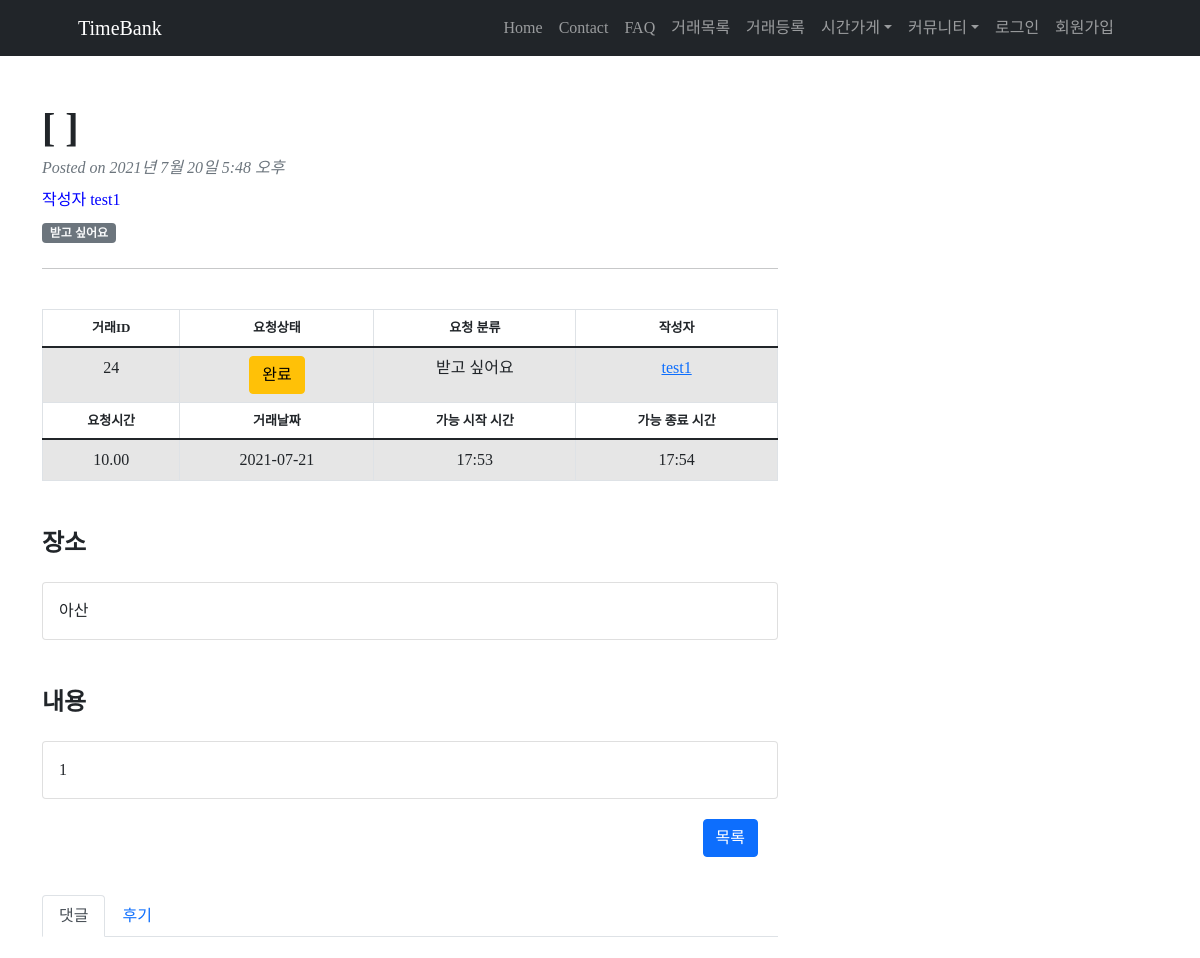
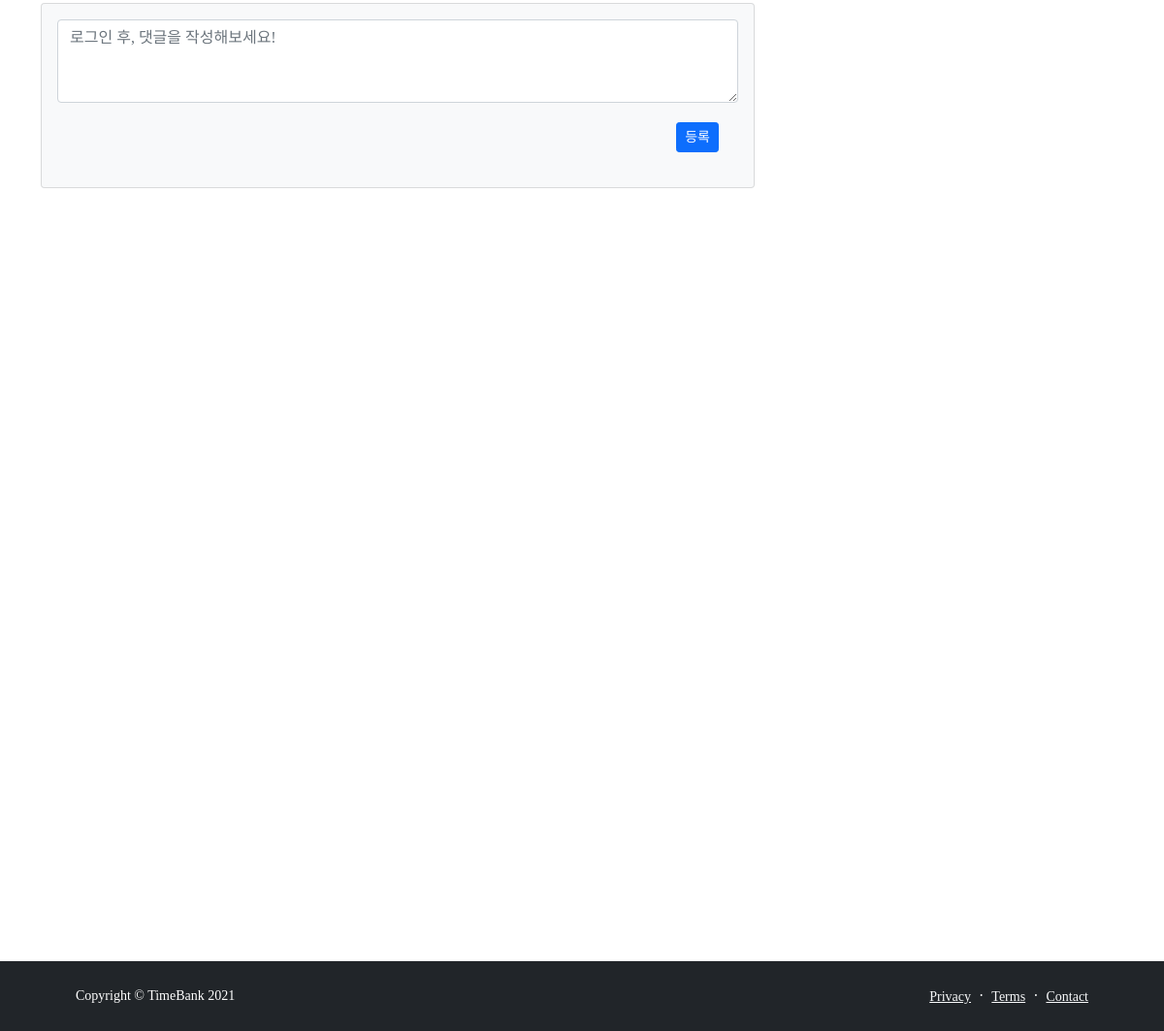
/post/post_detail/24, run on the app's committed database (2 pictures, top to bottom).
### TimeBank_app/models.py (models this page shows, shortened)
class Post(models.Model):
    date = models.CharField(max_length=140, blank=True)
    start_time = models.CharField(max_length=140, blank=True)
    end_time = models.CharField(max_length=140, blank=True)
    service_choice = (('주고싶어요','주고싶어요'),('받고싶어요','받고싶어요'))
    service = models.CharField(max_length=50, choices=service_choice)
    location = models.CharField(max_length=140)
    category = TreeForeignKey(
        'Category',
        verbose_name='대분류',
        null=True,
        blank=True,
        db_index=True,
        on_delete=models.SET_NULL,
    )
    sub_category = models.CharField(max_length=140, blank=True, verbose_name='소분류')
    content = models.TextField(verbose_name='내용')
    created_at = models.DateTimeField(auto_now_add=True, verbose_name='등록시간')
    tok = models.DecimalField(default=1, decimal_places=2, max_digits=5, verbose_name='거래시간')
    author = models.ForeignKey('TimeBank_account.User', on_delete=models.CASCADE, verbose_name='작성자')
    status_list = (('대기','대기'),('진행','진행'),('완료','완료'),('완료확정','완료확정'),('중단','중단'))
    status = models.CharField(max_length=50, choices=status_list, default='대기')
    respond_list = (('요청대기','요청대기'),('요청승인', '요청승인'),('요청거절','요청거절'))
    respond = models.CharField(max_length=50, choices=respond_list, verbose_name='승인상태', default='요청대기')
    applicants = models.ManyToManyField('self', blank = True, related_name='apply_user', through='Apply', symmetrical=False)
    giver = models.ForeignKey('TimeBank_account.User', on_delete=models.CASCADE, related_name='give_user', verbose_name='주는사람', null=True)
    taker = models.ForeignKey('TimeBank_account.User', on_delete=models.CASCADE, related_name='take_user', verbose_name='받는사람', null=True)
    image = models.ImageField(upload_to="images/", blank=True)
    image_thumbnail = ImageSpecField(
        source='image',
        processors=[ResizeToFill(120,80)],
        format='JPEG'
        )
    class Meta:
        ordering = ['-created_at']

### TimeBank_account/models.py (models this page shows, shortened)
class User(AbstractUser):
    username = models.CharField(max_length=64, verbose_name='사용자ID', unique=True)
    email = models.EmailField(max_length=128, verbose_name='E-mail')
    name = models.CharField(max_length=64, verbose_name='이름')
    password = models.CharField(max_length=100, verbose_name='비밀번호')
    contact = models.CharField(max_length=150, verbose_name='연락처')
    contactCk = models.BooleanField(default=True, null=True)
    birth = models.CharField(max_length=150, verbose_name='생년월일')
    user_age = models.CharField(max_length=50, verbose_name='연령대')
    gender_choice = [('여성','여성'),('남성','남성'),('기타','기타')]
    gender = models.CharField(max_length=2, choices=gender_choice, verbose_name='성별')
    balance = models.DecimalField(decimal_places=2, max_digits=5,verbose_name='잔액', default=0)
    registered_dtn = models.DateField(auto_now_add=True, verbose_name='가입일자')
    image = models.ImageField(upload_to="images/", blank=True)
    about = models.TextField(verbose_name="소개말", blank=True)
    object = CustomUserManager()
    user_mode = [('코디네이터','코디네이터'),('사용자','사용자')]
    mode = models.CharField(max_length=60, choices=user_mode, verbose_name='유저등급', default='사용자', null=True)
    star = models.IntegerField(validators=[MinValueValidator(1), MaxValueValidator(5)], null=True, verbose_name='평균평점')
    give_list = (('청소 / 심부름','청소 / 심부름'),
     ('몸 가꾸기 / 치장하기','몸 가꾸기 / 치장하기'),
     ('수선/ 수리','수선/ 수리'),
     ('상담','상담'),
     ('이동','이동'),
     ('먹기','먹기'),
     ('교육 / 여가생활','교육 / 여가생활'),
     ('정서지지','정서지지'),
     ('돌봄','돌봄'),
     ('식물 가꾸기','식물 가꾸기'),
     ('모임 장소 대여','모임 장소 대여'),
     ('의사소통','의사소통'),
     ('건강관리','건강관리'),
     ('기타','기타'),
     )
    give = models.CharField(max_length=50, choices=give_list, verbose_name='주고싶어요', default='청소 / 심부름')
    take_list = (('청소 / 심부름','청소 / 심부름'),
     ('몸 가꾸기 / 치장하기','몸 가꾸기 / 치장하기'),
     ('수선/ 수리','수선/ 수리'),
     ('상담','상담'),
     ('이동','이동'),
     ('먹기','먹기'),
     ('교육 / 여가생활','교육 / 여가생활'),
     ('정서지지','정서지지'),
     ('돌봄','돌봄'),
     ('식물 가꾸기','식물 가꾸기'),
     ('모임 장소 대여','모임 장소 대여'),
     ('의사소통','의사소통'),
     ('건강관리','건강관리'),
     ('기타','기타'),
     )
    take = models.CharField(max_length=50, choices=take_list, verbose_name='받고싶어요', default='청소 / 심부름')
    tags = TaggableManager(verbose_name='tags', blank=True, through=TaggedProperty)
    def __str__(self):
        return self.username
    class Meta:
        db_table = 'TimeBank_user'

### TimeBank_app/views.py (the view, shortened to what this page needs)
# urls.py: path('post_detail/<post_id>', post_detail, name="post_detail"),
def post_detail(request, post_id):
    post = Post.objects.get(pk=post_id)
    comments = Comment.objects.filter(post=post.id)
    account = Account.objects.filter(post=post.id)
    reviews = Review.objects.filter(post=post.id)
    applies = Apply.objects.filter(from_post=post)
    apply_list = Apply.objects.filter(from_post=post).values('to_user')
    apply_name = []
    for i in range(0,len(apply_list)):
        apply_name.append(apply_list[i]['to_user'])
    btn_msg = post.status
    success_btn = "완료확정"
    if post.service == "받고싶어요":
        post.taker = post.author
    partner = [str(post.taker), str(post.giver)]
    context = {'post':post, 'btn_msg':btn_msg, 'comments':comments, 'applies':applies, 'partner':partner,
                 'reviews':reviews, 'success_btn':success_btn, 'account':account, 'apply_list':apply_list,
                 'apply_name':apply_name}
    return render(request, "post_detail.html", context)

### TimeBank_app/templates/post_detail.html (shortened to what this page needs)
{% extends 'base.html' %}
{% load static %}
          {% block content %}
        <div class="container mt-5">
            <div class="row">
                <div class="col-lg-8">
                    <article>
                        <header class="mb-4">
                            <h1 class="fw-bolder mb-1">[ {{post.mainwork}} ]  {{post.subwork}}</h1>
                            <div class="text-muted fst-italic mb-2">Posted on {{post.created_at}}</div>
                            <div class="mb-2" style="color: blue;">작성자 {{post.author}}</div>
                            <a class="badge bg-secondary text-decoration-none link-light" href="#!">{{ post.service}}</a>
                        </header>
                        <hr><br>
                        <section class="mb-5">
                            <table id="example" class="table table-striped table-bordered" style="width:100%; text-align: center;">
                                <thead>
                                  <tr>
                                    <th style="font-size: 13px;">거래ID</th>
                                    <th style="font-size: 13px;">요청상태</th>
                                    <th style="font-size: 13px;">요청 분류</th>
                                    <th style="font-size: 13px;">작성자</th>
                                </tr>
                                </thead>
                                <tbody>
                                    <td>{{post.id}}</td>
                                    <td>
                                        {% if request.user == post.author %}
                                        {% if post.status == "대기" %}
                                                <button class="btn btn-primary">대기</button>
                                            {% elif post.status == "진행" %}
                                                <button class="btn btn-success">{{ post.status }}</button>
                                            {% elif post.status == "완료" %}
                                                <button class="btn btn-warning">매칭완료</button>
                                            {% elif post.status == "완료확정" %}
                                                <button class="btn btn-warning">매칭완료</button>
                                            {% elif post.status == "중단" %}
                                                <button class="btn btn-secondary">{{ post.status }}</button>
                                            {% endif %}
                                        {% elif request.user != post.author %}
                                            {% if post.status == "대기" %}
                                                <form action="{% url 'apply' post.id %}" method="post">
                                                {% csrf_token %}
                                                  {% if request.user.id in apply_name %}
                                                    <button class="btn btn-primary" id="cancel">신청취소</button>
                                                  {% else %}
                                                    <button class="btn btn-primary" id="apply">신청하기</button>
                                                  {% endif %}
                                                </form>
                                            {% elif post.status == "진행" %}
                                                <button class="btn btn-success">{{ post.status }}</button>
                                            {% elif post.status == "완료" %}
                                                <button class="btn btn-warning">{{ post.status }}</button>
                                            {% elif post.status == "완료확정" %}
                                                <button class="btn btn-warning">완료</button>
                                            {% elif post.status == "중단" %}
                                                <button class="btn btn-secondary">{{ post.status }}</button>
                                            {% endif %}
                                        {% endif %}
                                    </td>
                                        <td>{{ post.service }}</td>
                                        <td><a href="{% url 'profile' post.author.username %}">{{ post.author }}</a></td>
                              </tbody>
                              <thead>
                                <tr>
                                  <th style="font-size: 13px;">요청시간</th>
                                  <th style="font-size: 13px;">거래날짜</th>
                                  <th style="font-size: 13px;">가능 시작 시간</th>
                                  <th style="font-size: 13px;">가능 종료 시간</th>
                              </tr>
                              </thead>
                              <tbody>
                                  <tr>
                                    <td>{{ post.tok }}</td>
                                    <td><div id="date" value="{{post.date}}">{{ post.date }}</div></td>
                                    <td>{{ post.start_time }}</td>
                                    <td>{{ post.end_time }}</td>
                                </tr>
                            </tbody>
                            </table>
                            <h4 class="fw-bolder mb-4 mt-5">장소</h4>
                            <div class="card">
                                <div class="card-body">
                                  {{post.location}}
                                </div>
                              </div>
                              {% if post.image %}
                              <div class="form-group" style="margin: 20px 0px 20px 0px;">
                                <img class="card-img-top border" src="{{ post.image.url }}" style="margin:20px 0px 10px 0px;">
                              </div>
                              {% else %}
                              <h4 class="fw-bolder mb-4 mt-5">내용</h4>
                              {% endif %}
                              <div class="card">
                                <div class="card-body" >
                                  {{post.content}}
                                </div>
                              </div>
                            <a href="{% url 'post_list' %}" class="btn btn-primary" style="margin: 20px; float: right;">목록</a>
                        </section>
                    </article>
                    <br><br>
                    <nav>
                      <div class="nav nav-tabs" id="nav-tab" role="tablist">
                        <button class="nav-link active" id="nav-home-tab" data-bs-toggle="tab" data-bs-target="#nav-home" type="button" role="tab" aria-controls="nav-home" aria-selected="true">댓글</button>
                        <button class="nav-link" id="nav-profile-tab" data-bs-toggle="tab" data-bs-target="#nav-profile" type="button" role="tab" aria-controls="nav-profile" aria-selected="false">후기</button>
                      </div>
                    </nav>
                    <div class="tab-content" id="nav-tabContent">
                      <div class="tab-pane fade show active" id="nav-home" role="tabpanel" aria-labelledby="nav-home-tab">
                        <br>
                            <section>
                              <div class="card bg-light">
                                  <div class="card-body">
                                      <form class="mb-4" action="{% url 'create_post_comment' post.id %}" method="post">
                                          <textarea class="form-control" rows="3" name="content" placeholder="로그인 후, 댓글을 작성해보세요!"></textarea>
                                          <button type="submit" class="btn btn-primary btn-sm" style="margin: 20px; float: right;">등록</button>
                                      </form>
                                  </div>
                              </div>
                          </section>
                      </div>
                    </div>
                    </div>
                </div>
                </div>
        <footer class="bg-dark py-4 mt-auto">
          <div class="container px-5">
              <div class="row align-items-center justify-content-between flex-column flex-sm-row">
                  <div class="col-auto"><div class="small m-0 text-white">Copyright &copy; TimeBank 2021</div></div>
                  <div class="col-auto">
                      <a class="link-light small" href="#!">Privacy</a>
                      <span class="text-white mx-1">&middot;</span>
                      <a class="link-light small" href="#!">Terms</a>
                      <span class="text-white mx-1">&middot;</span>
                      <a class="link-light small" href="#!">Contact</a>
                  </div>
              </div>
          </div>
        </footer>
    </body>
</html>
{% endblock %}

### TimeBank_app/static/css/blog-post.css (style rules this page uses)
body { padding-top: 56px; }

### TimeBank_proj/templates/base.html (style rules this page uses)
body { font-family: 'Pretendard-Regular'; }

### data on the page
Post: created_at "2021년 7월 20일 5:48 오후", author "test1", service "받고 싶어요", id "24", tok "10.00", date "2021-07-21", start_time "17:53", end_time "17:54", location "아산", content "1"
